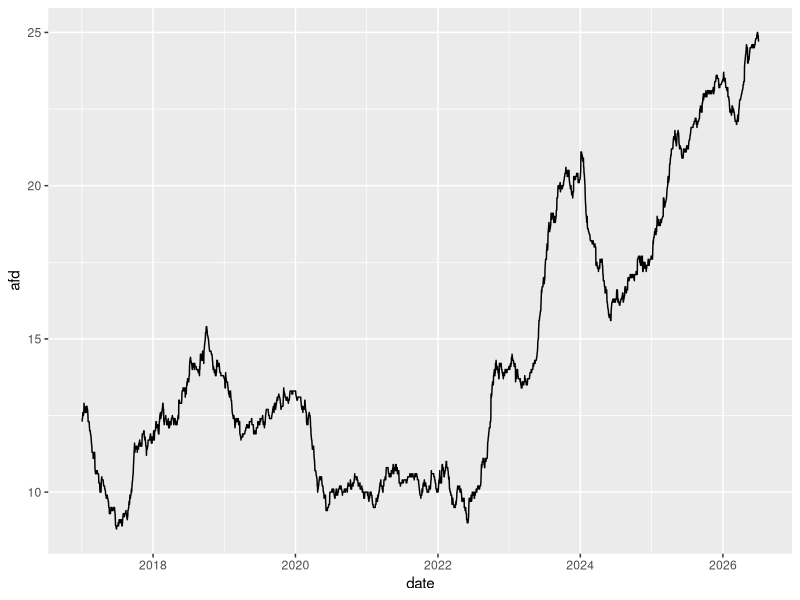

Reproduce this figure in R. (Note: this script raises an error after producing the figure.)
# 03_eda.R
# Exploratory data analysis: distributions, missingness, relationships.
# Figures are saved to docs/ for inclusion in report.qmd.

library(tidyverse)
library(here)
library(haven)

# function for calculating the scale factor for plots
skalierung_berechnen <- function(dataset, variable) {
  scale <- max(elect_clean$afd, na.rm = TRUE) / max(dataset[[variable]], na.rm = TRUE)
  return(scale)
}

elect_clean <- read_csv(here("data", "processed", "elect_clean.csv"))
bip_clean <- read_csv(here("data", "processed", "bip_clean.csv"))

# TODO: add EDA plots and summaries
glimpse(elect_clean)

elect_clean %>% ggplot(aes(x = date, y = afd)) +
  geom_path()
# We conclude:
# 1. Decline during 2017
# 2. Resurface late in 2017
# 3. Stagnation from 2018-2020
# 4. Drop and low stagnation during Covid
# 5. Steep twofold increase in 2022 and 2023
# 6. Steep decline in 2024
# 7. Almost constant growth until today

# scale factor for bip
skalierung_bip <- skalierung_berechnen(bip_clean, "growth_real")

# plot bip x afd polling
ggplot() +
  geom_path(
    data = elect_clean,
    aes(x = date, y = afd),
    color = "blue"
  ) +
  geom_path(
    data = bip_clean,
    aes(x = date, y = growth_real * skalierung_bip),
    color = "red"
  ) +
  scale_y_continuous(
    name = "AfD - polling",
    sec.axis = sec_axis(~ . / skalierung_bip, name = "Real GDP growth")
  ) +
  theme_minimal() +
  theme(
    axis.title.y = element_text(color = "blue", face = "bold"),
    axis.text.y = element_text(color = "blue"),
    axis.title.y.right = element_text(color = "red", face = "bold"),
    axis.text.y.right = element_text(color = "red")
  )+
  labs(title = "Afd polling numbers compared to real GDP growth\n in Germany 2017 - 2026")

ggsave(filename = here("plots", "BIP_AFD.png"))
# We conclude:
# Pre-Covid: Mostly stable, albeit slow economic growth. Stable AFD-polling.
# Beginning of Covid: Polling and growth decline together, AfD does not profit from weak economy.
# Post-Lockdown-Effect: The economy bounces back, AfD numbers stay low.
# Economic stagnation: Growth slows down, AfD numbers start to rise again drastically.
# Recession: Interestingly, Right after the publication of the recessive 2024 numbers, the AfD numbers drop again.
# Hovering around the 0: The economy very slowly works its way out of the recession, while AFD polling now grows slower, but with barely any interuption
# Alltogether: Link between weak economy and strong AfD looks stronger after Covid.


#------------------------------------------------------------------------------
# plot for unemployment x vote share afd

unemployment_clean <- read_csv(here("data", "processed", "unemp_clean.csv"))

# unemployment rate over time
unemployment_clean |>
  ggplot(aes(date, unemployment_rate)) +
  geom_path()
# Conclusion:
# unem dropped till mid 2018
# stayed consistent till 2020
# surged till mid 2021 during covid
# fell sharply to pre pandemic levels in mid 2022
# consistent uptick in eunemp until today, slightly higher levels then
# the pandemic high

# scale factor for unemployment
skalierung_unemp <- skalierung_berechnen(unemployment_clean, "unemployment_rate")

# plot unemployment rate x afd polling numbers

ggplot() +
  geom_path(
    data = elect_clean,
    aes(
      x = date,
      y = afd
    ),
    color = "blue"
  ) +
  geom_path(
    data = unemployment_clean,
    aes(
      x = date,
      y = unemployment_rate * skalierung_unemp
    ),
    color = "red"
  ) +
  scale_y_continuous(
    name = "AfD - polling",
    sec.axis = sec_axis(~ . / skalierung_unemp, name = "Unemployment share")
    )+
  theme_minimal() +
  theme(
    axis.title.y = element_text(color = "blue", face = "bold"),
    axis.text.y = element_text(color = "blue"),
    axis.title.y.right = element_text(color = "red", face = "bold"),
    axis.text.y.right = element_text(color = "red")
  )+
  labs(title = "Afd polling numbers compared to unemployment rate\n in Germany 2017 - 2026")

ggsave(filename = here("plots", "UNEMPLOYMENT_AFD.png"))

#conclusion
#until 2020 no meaningful link is present
#2020 - 2022 there is a inverse correlation, unemp rises, afd numers fall
#since 2022, unemp steadily rises, afd also gains in the long term


#----------------------------------------------------------------------
#allbus importieren
#wir verwenden allbus_mini_clean aus skript 03
#ep01 muss gewichtet werden
ep01_wght <- allbus_mini_raw |>
  filter(!(ep01 %in% c(-42, -11, -9, -8, -1))) |>
  group_by(year) |>
  summarise(ep01_mean = weighted.mean(ep01, w = wghtpew, na.rm = TRUE)) |>
  filter(year > 2014)

#afd polling numbers mean per year
avg_year_afd <- elect_clean |>
 group_by(jahr = format(date, "%Y")) %>%
           summarise(
             mittelwert = mean(afd, na.rm = TRUE)
           ) |>
  mutate(jahr = as.integer(jahr))

#skalierung afd / econ satisfaction
skalierung_ep01 <- skalierung_berechnen(ep01_wght, "ep01_mean")

#plot economy satisfaction x afd polling number
ggplot() +
  geom_point(
    data = avg_year_afd,
    aes(
      x = jahr,
      y = mittelwert
    ),
    color = "blue"
  )+
  geom_line(
    data = avg_year_afd,
    aes(
      x = jahr,
      y = mittelwert
    ),
    color = "blue"
  )+
  geom_point(
    data = ep01_wght,
    aes(
      x = year,
      y = ep01_mean * skalierung_ep01
    ),
    color = "red"
  )+
  geom_line(
    data = ep01_wght,
    aes(
      x = year,
      y = ep01_mean * skalierung_ep01
    ),
    color = "red"
  )+
  scale_y_continuous(
    name = "AfD - polling",
    sec.axis = sec_axis(~ . / skalierung_unemp, name = "Satisfaction with economy \n (1 = very good, 3 = somewhat, 5 = very bad)")
  )+
  theme_minimal() +
  theme(
    axis.title.y = element_text(color = "blue", face = "bold"),
    axis.text.y = element_text(color = "blue"),
    axis.title.y.right = element_text(color = "red", face = "bold"),
    axis.text.y.right = element_text(color = "red")
  )+
  labs(title = "Afd polling numbers compared to economic satisfaction\n in Germany 2017 - 2026")

ggsave(filename = here("plots", "ECON_SATISFACTION_AFD.png"))
#conclusion
#limitation: ony 3 allbus rounds while afd exists
#but trens is visible, worse economic situation correaltes to rising afd numbers
